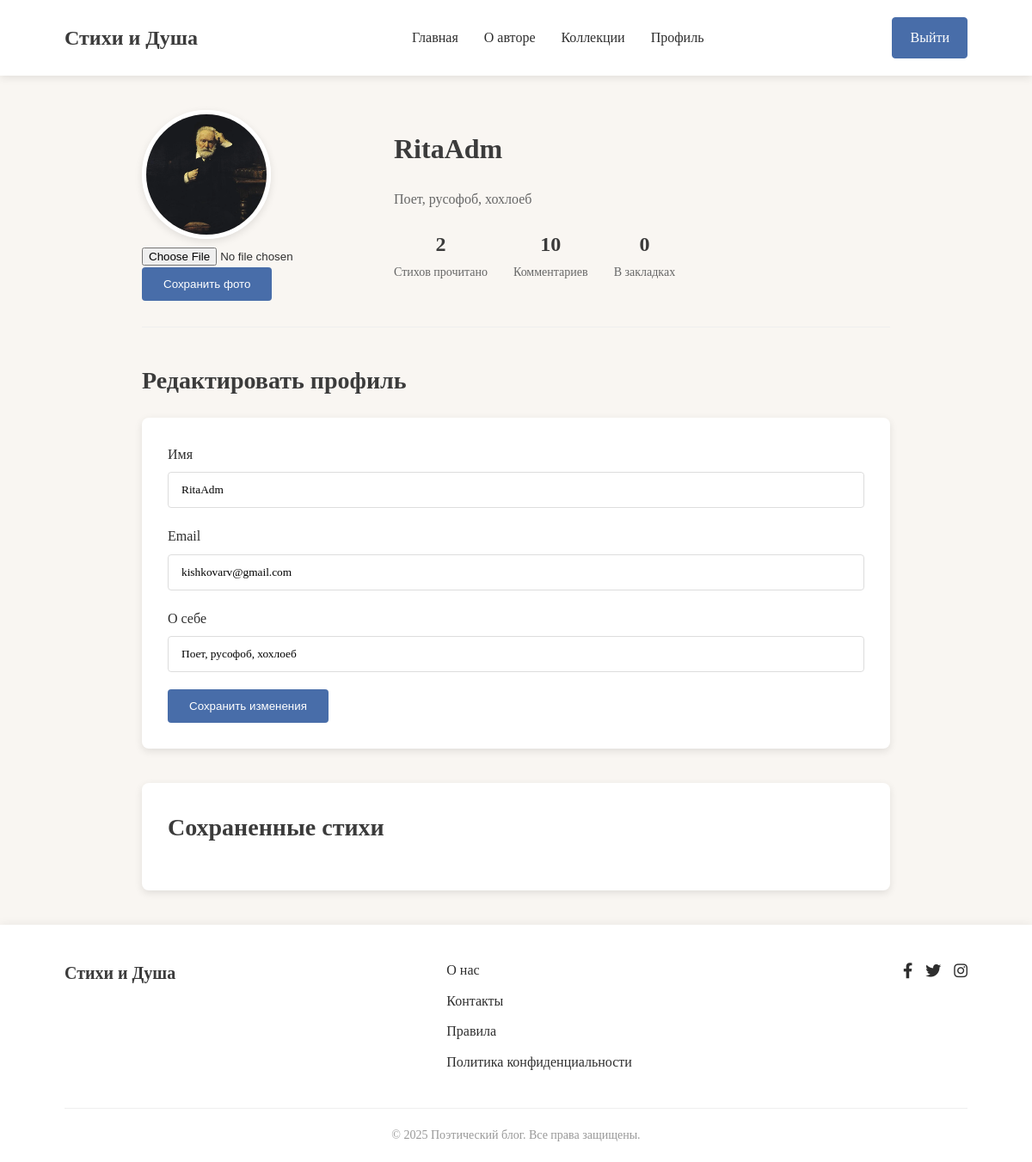
Page /users/profile/ (signed in) on the earlier database version.
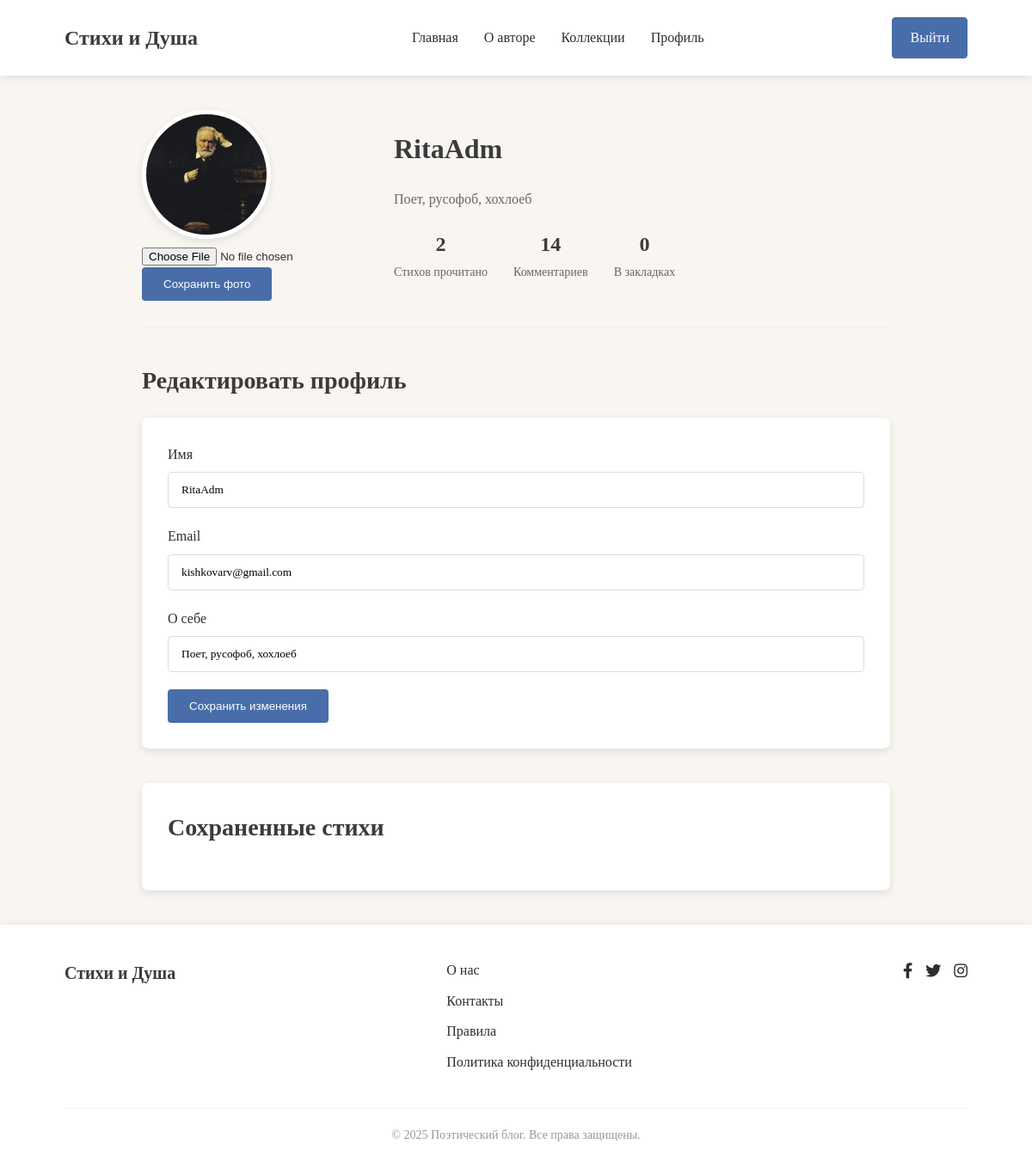
Same page on the later database version.
### users/models.py (models this page shows)
class User(AbstractUser):
    image = models.ImageField(upload_to='avatars/', blank=True, null=True, default='avatars/author.jpg')
    about_me = models.TextField(null=True, blank=True)
    read_poems = models.ManyToManyField(to="show.Poem", related_name="read_poems")

### users/views.py (the view)
# urls.py: path('profile/', views.profile, name="profile"),
@login_required
def profile(request):
    if request.method == "POST":
        form = ProfileForm(request.POST, request.FILES, instance=request.user)
        if form.is_valid():
            form.save()
            return redirect('index')
    else:
        form = ProfileForm(instance=request.user)
    context = {
        'form' : form,
        'save_poems' : SavePoem.objects.filter(user=request.user)
    }
    return render(request, 'users/profile.html', context)

### users/forms.py
class ProfileForm(UserChangeForm):
    username = forms.CharField(widget=forms.TextInput())
    email = forms.EmailField(widget=forms.EmailInput(attrs={
        'readonly' : True
    }))
    about_me = forms.CharField(widget=forms.TextInput())
    image = forms.ImageField(widget=forms.FileInput())
    class Meta:
        model = User
        fields = ('username', 'email', 'about_me', 'image')

### users/templates/users/profile.html (shortened to what this page needs)
{% extends "users/base.html" %}
{% load static %}
{% block main %}
    <main class="main profile-page">
        <div class="container">
            <section class="profile-header">
                <div class="profile-avatar">
                    <img
                    src="{{ user.image.url }}"
                    alt="Аватар пользователя">
                <form action="{% url 'users:profile' %}" method="POST" enctype="multipart/form-data">
                    <div class="block_change">{{ form.image }}</div>
                    <button type="submit" class="btn btn-save">Сохранить фото</button>
                </form>
                </div>
                <div class="profile-info">
                    <h1>{{ user.username }}</h1>
                    <p class="profile-bio">{% if user.about_me %}{{ user.about_me }}{% else %}О себе{% endif %}</p>
                    <div class="profile-stats">
                        <div class="stat">
                            <span class="stat-number">{{ user.reads.all.count }}</span>
                            <span class="stat-label">Стихов прочитано</span>
                        </div>
                        <div class="stat">
                            <span class="stat-number">{{ user.comment.count }}</span>
                            <span class="stat-label">Комментариев</span>
                        </div>
                        <div class="stat">
                            <span class="stat-number">{{ user.save_poems.count }}</span>
                            <span class="stat-label">В закладках</span>
                        </div>
                    </div>
                </div>
            </section>
            <section class="profile-edit">
                <h2>Редактировать профиль</h2>
                <form class="edit-form" action="{% url "users:profile" %}" method="POST">
                    <div class="form-group">
                        <label for="{{ form.username.id_for_label }}">Имя</label>
                        {{ form.username }}
                    </div>
                    <div class="form-group">
                        <label for="{{ form.email.id_for_label }}">Email</label>
                        {{ form.email }}
                    </div>
                    <div class="form-group">
                        <label for="{{ form.about_me.id_for_label }}">О себе</label>
                        {{ form.about_me }}
                    </div>
                    <button type="submit" class="btn btn-save">Сохранить изменения</button>
                </form>
            </section>
            <section class="favorite-poems">
                <h2>Сохраненные стихи</h2>
            </section>
        </div>
    </main>
{% endblock main %}

### users/templates/users/base.html (shortened to what this page needs)
{% load static %}
<!DOCTYPE html>
<html lang="ru">
<head>
    <link rel="stylesheet" href="{% static "css/style.css" %}">
    <link rel="stylesheet" href="https://cdnjs.cloudflare.com/ajax/libs/font-awesome/6.0.0-beta3/css/all.min.css">
</head>
<body>
    <header class="header">
        <div class="container">
            <div class="header-inner">
                <div class="logo">
                    <a href="{% url "index" %}">Стихи и Душа</a>
                </div>
                <nav class="nav">
                    <ul>
                        <li><a href="{% url "index" %}">Главная</a></li>
                        <li><a href="#">О авторе</a></li>
                        <li><a href="#">Коллекции</a></li>
                        {% if user.is_authenticated %}
                            <li><a href="{% url "users:profile" %}">Профиль</a></li>
                        {% endif %}
                    </ul>
                </nav>
                <div class="auth">
                    {% if not user.is_authenticated %}
                        <a href="{% url "users:login" %}" class="btn btn-login">Войти</a>
                        <a href="{% url "users:sign" %}" class="btn btn-signup">Регистрация</a>
                    {% else %}
                        <a href="{% url "users:logout" %}" class="btn btn-signup">Выйти</a>
                    {% endif %}
                </div>
            </div>
        </div>
    </header>
    {% block main %}
    {% endblock main %}
    <footer class="footer">
        <div class="container">
            <div class="footer-inner">
                <div class="footer-logo">
                    <a href="index.html">Стихи и Душа</a>
                </div>
                <div class="footer-links">
                    <ul>
                        <li><a href="#">О нас</a></li>
                        <li><a href="#">Контакты</a></li>
                        <li><a href="#">Правила</a></li>
                        <li><a href="#">Политика конфиденциальности</a></li>
                    </ul>
                </div>
                <div class="footer-social">
                    <a href="#"><i class="fab fa-facebook-f"></i></a>
                    <a href="#"><i class="fab fa-twitter"></i></a>
                    <a href="#"><i class="fab fa-instagram"></i></a>
                </div>
            </div>
            <div class="copyright">
                &copy; 2025 Поэтический блог. Все права защищены.
            </div>
        </div>
    </footer>
</body>
</html>

### frontend/css/style.css (style rules this page uses)
:root { --bg-color: #F9F6F2; --text-color: #2E2E2E; --heading-color: #3B3B3B; --accent-color: #C18C5D; --button-color: #486DA9; --category-color: #E7D8C1; }
* { margin: 0; padding: 0; box-sizing: border-box; }
body { font-family: 'Georgia', serif; background-color: var(--bg-color); color: var(--text-color); line-height: 1.6; }
a { text-decoration: none; color: var(--button-color); transition: color 0.3s; }
img { max-width: 100%; height: auto; }
.container { width: 90%; max-width: 1200px; margin: 0 auto; padding: 0 15px; }
.btn { display: inline-block; padding: 10px 20px; border-radius: 4px; font-weight: 500; transition: all 0.3s; }
.btn-signup { background-color: var(--button-color); color: white; border: 1px solid var(--button-color); }
.header { background-color: white; box-shadow: 0 2px 10px rgba(0, 0, 0, 0.1); position: sticky; top: 0; z-index: 100; }
.header-inner { display: flex; justify-content: space-between; align-items: center; padding: 20px 0; }
.logo a { font-size: 24px; font-weight: 700; color: var(--heading-color); font-family: 'Times New Roman', serif; }
.nav ul { display: flex; list-style: none; }
.nav ul li { margin-left: 30px; }
.nav ul li a { color: var(--text-color); font-weight: 500; }
.auth { display: flex; gap: 15px; }
.main { padding: 40px 0; }
h1, h2, h3, h4 { color: var(--heading-color); margin-bottom: 20px; font-weight: 600; }
h1 { font-size: 32px; }
h2 { font-size: 28px; }
.profile-page { max-width: 1000px; margin: 0 auto; }
.profile-header { display: flex; align-items: center; gap: 40px; margin-bottom: 40px; padding-bottom: 30px; border-bottom: 1px solid #eee; }
.profile-avatar img { width: 150px; height: 150px; border-radius: 50%; object-fit: cover; border: 5px solid white; box-shadow: 0 3px 10px rgba(0, 0, 0, 0.1); }
.profile-bio { color: #666; margin-bottom: 20px; }
.profile-stats { display: flex; gap: 30px; }
.stat { text-align: center; }
.stat-number { display: block; font-size: 24px; font-weight: 600; color: var(--heading-color); }
.stat-label { font-size: 14px; color: #666; }
.edit-form { background-color: white; padding: 30px; border-radius: 8px; box-shadow: 0 3px 10px rgba(0, 0, 0, 0.1); margin-bottom: 40px; }
.form-group { margin-bottom: 20px; }
.form-group label { display: block; margin-bottom: 8px; font-weight: 500; }
.form-group input, .form-group textarea { width: 100%; padding: 12px 15px; border: 1px solid #ddd; border-radius: 4px; font-family: inherit; }
.btn-save { background-color: var(--button-color); color: white; border: none; padding: 12px 25px; }
.favorite-poems { background-color: white; padding: 30px; border-radius: 8px; box-shadow: 0 3px 10px rgba(0, 0, 0, 0.1); }
.footer { background-color: white; padding: 40px 0 20px; box-shadow: 0 -2px 10px rgba(0, 0, 0, 0.05); }
.footer-inner { display: flex; justify-content: space-between; margin-bottom: 30px; }
.footer-logo a { font-size: 20px; font-weight: 700; color: var(--heading-color); }
.footer-links ul { list-style: none; }
.footer-links li { margin-bottom: 10px; }
.footer-links a { color: var(--text-color); }
.footer-social { display: flex; gap: 15px; }
.footer-social a { color: var(--text-color); font-size: 18px; }
.copyright { text-align: center; color: #999; font-size: 14px; padding-top: 20px; border-top: 1px solid #eee; }
.poem-card, .poem-full, .comment, .profile-header, .auth-form-container { animation: fadeIn 0.6s ease-out forwards; }
.btn { transition: all 0.3s ease; }
.nav a { position: relative; }
.nav a::after { content: ''; position: absolute; width: 0; height: 2px; bottom: -5px; left: 0; background-color: var(--accent-color); transition: width 0.3s ease; }

Differences in the rows shown:
changed User "RitaAdm": comment.count "10" → "14"
